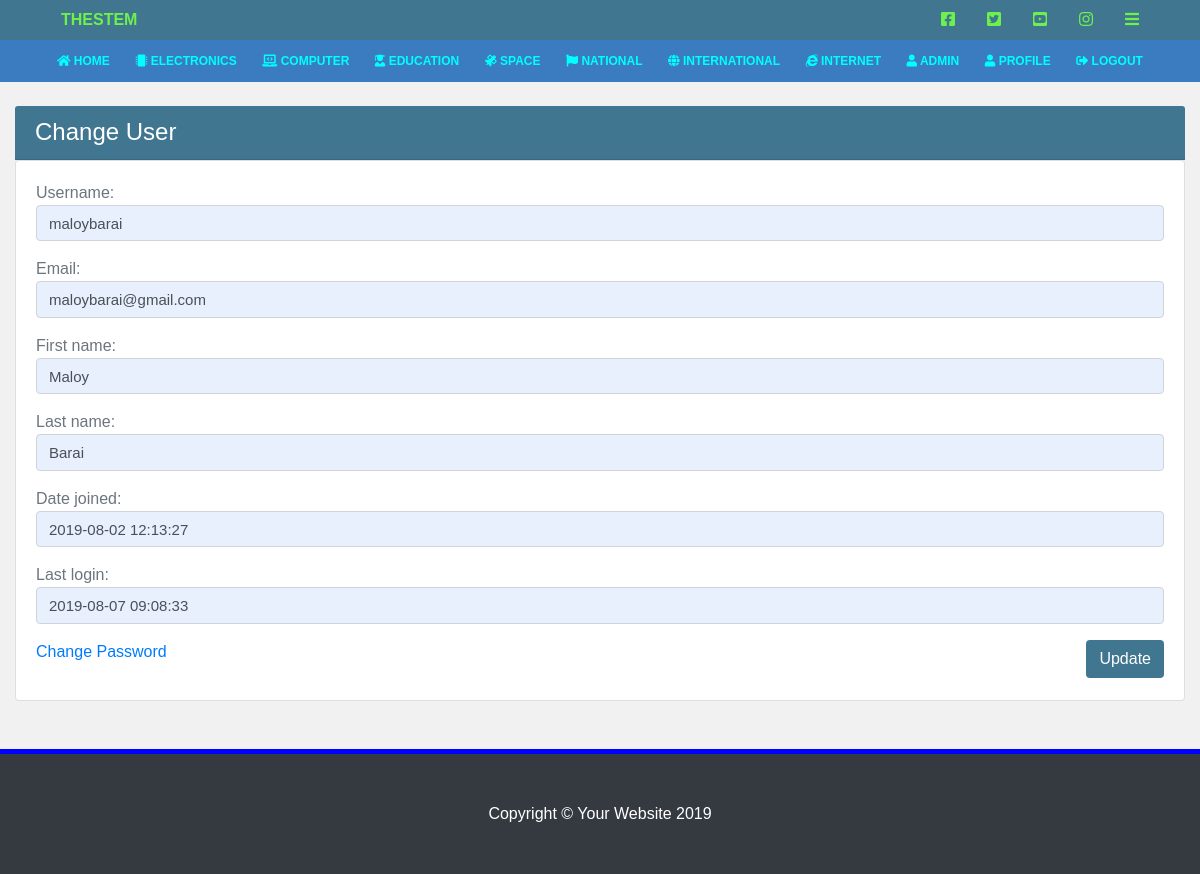
/accounts/profile/ (signed in), run on the app's committed database.
### blog/models.py (models this page shows)
class Category(models.Model):
	name = models.CharField(max_length=100)
	icon = models.CharField(max_length=50, null=True)
	def __str__(self): return self.name

### blog/views.py (the view, shortened to what this page needs)
# urls.py: path('accounts/profile/', views.profile, name='profile'),
def profile(request):
    if not request.user.is_authenticated:
        return redirect('/accounts/login/?next=/profile')
    context = request.context
    context['title'] = 'Your profile'
    if request.method == 'GET':
        form = ProfileForm(model_to_dict(request.user))
        context['form'] = form
        return render(request, 'profile.html', context)

### blog/forms.py
class ProfileForm(forms.Form):
    username = forms.CharField(max_length=100)
    email = forms.EmailField(required=True)
    first_name = forms.CharField(max_length=100)
    last_name = forms.CharField(max_length=100)
    date_joined = forms.DateTimeField()
    last_login = forms.DateTimeField()

### blog/templates/profile.html (shortened to what this page needs)
{% extends 'layouts/main.html' %}
{% block main %}
  <div class="container-fluid main">
    <div class="row justify-content-center">
      <div class="col-md-12 my-4">
        <h4 class="bg-django card-header">Change User</h4>
          <div class="card mb-4">
            <div class="card-body">
              <form method="post" action="{% url 'profile' %}">
                {% for field in form %}
                  <div class="form-group">
                    <p class="mb-0 text-secondary font-bold">{{field.label}}: </p>
                    {{field}}
                  </div>
                {% endfor %}
                <div class="d-flex">
                  <p class="flex-fill"><a href="{% url 'password_change' %}">Change Password</a></p>
                  <p class="text-right flex-fill mb-0"><button type="submit" class="btn bg-django">Update</button></p>
                </div>
              </form>
            </div>
          </div>
      </div>
    </div>
  </div>
{% endblock %}

### blog/templates/layouts/main.html
{% load static %}
<!DOCTYPE html>
<html lang="en">
  <head>
    {% include 'layouts/head.html' %}
  </head>
  <body>
    <header>
      {% include 'layouts/topheader.html' %}
      {% include 'layouts/btmheader.html' %}
    </header>
    {% block main %}
    {% endblock %}
    {% include 'layouts/footer.html' %}
  </body>
</html>

### blog/templates/layouts/head.html (shortened to what this page needs)
{% load static %}
<link href="{% static 'css/bootstrap.min.css' %}" rel="stylesheet">
<link href="{% static 'css/style.css' %}" rel="stylesheet">
<link rel="stylesheet" href="https://use.fontawesome.com/releases/v5.10.1/css/all.css">
<link rel="stylesheet" href="https://use.fontawesome.com/releases/v5.10.1/css/v4-shims.css"

### blog/templates/layouts/topheader.html
<nav class="navbar-top mb-0">
  <div class="container">
    <ul class="d-flex justify-content-between px-0 mb-0">
      <li class="nav-item list-unstyled">
        <a class="nav-link logo" href="{% url 'index' %}">THESTEM</a>
      </li>
      <li class="list-unstyled">
        <ul class="d-flex">
          <li class="nav-item list-unstyled">
            <a href="https://facebook.com" class="nav-link"><i class="fa fa-facebook-square"></i></a>
          </li>
          <li class="nav-item list-unstyled">
            <a href="https://twitter.com" class="nav-link"><i class="fa fa-twitter-square"></i></a>
          </li>
          <li class="nav-item list-unstyled">
            <a href="https://youtube.com" class="nav-link"><i class="fa fa-youtube-square"></i></a>
          </li>
          <li class="nav-item list-unstyled">
            <a href="https://instagram.com" class="nav-link"><i class="fa fa-instagram"></i></a>
          </li>
          <li class="nav-item list-unstyled">
            <a class="nav-link" href="#" data-target="#navbardrop" data-toggle="collapse">
              <i class="fas fa-bars"></i>
            </a>
          </li>
        </ul>
      </li>
    </ul>
  </div>
</nav>

### blog/templates/layouts/btmheader.html (shortened to what this page needs)
<nav class="navbar py-0 navbar-bottom navbar-expand-md">
  <div class="container">
    <div class="collapse py-1 navbar-collapse" id="navbardrop">
      <ul class="navbar-nav flex-wrap px-1 flex-row justify-content-between container-fluid">
        <li class="nav-item">
          <a class="nav-link text-center" href="{% url 'index' %}"><i class="fa fa-home"></i> HOME</a>
        </li>
        {% for category in categories %}
          <li class="nav-item">
            <a class="nav-link text-uppercase text-center" href="{% url 'category' category=category %}"><i class="{{category.icon}}"></i> {{category.name}}</a>
          </li>
        {% endfor %}
        {% if user.is_staff %}
          <li class="nav-item">
            <a class="nav-link text-center" href="/admin"><i class="fa fa-user"></i> ADMIN</a>
          </li>
        {% endif %}
        {% if user.is_authenticated %}
          <li class="nav-item">
            <a class="nav-link text-center" href="{% url 'profile' %}"><i class="fa fa-user"></i> PROFILE</a>
          </li>
          <li class="nav-item">
            <a class="nav-link text-center" href="{% url 'logout' %}?next={% url 'index' %}"><i class="fa fa-sign-out"></i> LOGOUT</a>
          </li>
        {% endif %}
      </ul>
    </div>
  </div>
</nav>

### blog/templates/layouts/footer.html (shortened to what this page needs)
{% load static %}
<footer class="py-5 bg-dark" style="position: static; bottom: 0">
  <div class="container">
    <p class="m-0 text-center text-white">Copyright &copy; Your Website 2019</p>
  </div>
</footer>

### blog/static/css/style.css (style rules this page uses)
body { background: #f1f1f1; font-family: unset; }
.navbar-top { background: #417690; }
.navbar-top .nav-link { color: #6df14c!important; font-weight: bold!important; font-size: 16px; }
.navbar-bottom .nav-link { color: aqua!important; font-weight: bold!important; font-size: 12px; transition: all 0.5s; }
.navbar-bottom { background: #3a7cbf!important; }
footer { border-top: 5px solid blue; }
input.form-control { box-shadow: none!important; font-size: 15px!important; background: #e8f0fe!important; }
.bg-django { background: #417690!important; color: white!important; }

### data on the page
Category: name "ELECTRONICS"
Category: name "COMPUTER"
Category: name "EDUCATION"
Category: name "SPACE"
Category: name "NATIONAL"
Category: name "INTERNATIONAL"
Category: name "INTERNET"

### other printed values
{{ field.label }} "Username" "Email" "First name" "Last name" "Date joined" "Last login"
